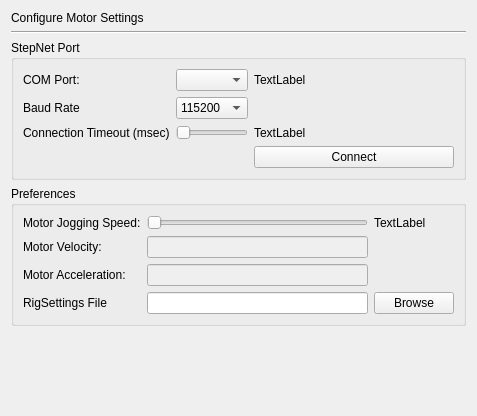
<?xml version="1.0" encoding="UTF-8"?>
<ui version="4.0">
 <class>SettingsDialogMotors</class>
 <widget class="QWidget" name="SettingsDialogMotors">
  <property name="geometry">
   <rect>
    <x>0</x>
    <y>0</y>
    <width>466</width>
    <height>416</height>
   </rect>
  </property>
  <property name="sizePolicy">
   <sizepolicy hsizetype="MinimumExpanding" vsizetype="MinimumExpanding">
    <horstretch>0</horstretch>
    <verstretch>0</verstretch>
   </sizepolicy>
  </property>
  <property name="windowTitle">
   <string/>
  </property>
  <layout class="QVBoxLayout">
   <property name="spacing">
    <number>6</number>
   </property>
   <item>
    <widget class="QLabel" name="label">
     <property name="text">
      <string>Configure Motor Settings</string>
     </property>
     <property name="alignment">
      <set>Qt::AlignLeading|Qt::AlignLeft|Qt::AlignVCenter</set>
     </property>
    </widget>
   </item>
   <item>
    <widget class="Line" name="line">
     <property name="orientation">
      <enum>Qt::Horizontal</enum>
     </property>
    </widget>
   </item>
   <item>
    <widget class="QGroupBox" name="groupBox">
     <property name="title">
      <string>StepNet Port</string>
     </property>
     <layout class="QVBoxLayout">
      <property name="spacing">
       <number>6</number>
      </property>
      <property name="margin">
       <number>9</number>
      </property>
      <item>
       <layout class="QGridLayout">
        <property name="margin">
         <number>0</number>
        </property>
        <property name="spacing">
         <number>6</number>
        </property>
        <item row="0" column="0">
         <widget class="QLabel" name="label_2">
          <property name="text">
           <string>COM Port:</string>
          </property>
         </widget>
        </item>
        <item row="1" column="0">
         <widget class="QLabel" name="label_3">
          <property name="text">
           <string>Baud Rate</string>
          </property>
         </widget>
        </item>
        <item row="1" column="1">
         <widget class="QComboBox" name="baudRate">
          <property name="sizePolicy">
           <sizepolicy hsizetype="Expanding" vsizetype="Fixed">
            <horstretch>0</horstretch>
            <verstretch>0</verstretch>
           </sizepolicy>
          </property>
          <item>
           <property name="text">
            <string>115200</string>
           </property>
          </item>
          <item>
           <property name="text">
            <string>9600</string>
           </property>
          </item>
         </widget>
        </item>
        <item row="0" column="1">
         <widget class="QComboBox" name="comPort">
          <property name="sizePolicy">
           <sizepolicy hsizetype="Expanding" vsizetype="Fixed">
            <horstretch>0</horstretch>
            <verstretch>0</verstretch>
           </sizepolicy>
          </property>
         </widget>
        </item>
        <item row="0" column="2">
         <widget class="QLabel" name="portName">
          <property name="minimumSize">
           <size>
            <width>200</width>
            <height>0</height>
           </size>
          </property>
          <property name="maximumSize">
           <size>
            <width>200</width>
            <height>16777215</height>
           </size>
          </property>
          <property name="text">
           <string>TextLabel</string>
          </property>
         </widget>
        </item>
        <item row="2" column="0">
         <widget class="QLabel" name="label_7">
          <property name="text">
           <string>Connection Timeout (msec)</string>
          </property>
         </widget>
        </item>
        <item row="2" column="1">
         <widget class="QSlider" name="timeOutSlider">
          <property name="minimum">
           <number>100</number>
          </property>
          <property name="maximum">
           <number>60000</number>
          </property>
          <property name="singleStep">
           <number>100</number>
          </property>
          <property name="orientation">
           <enum>Qt::Horizontal</enum>
          </property>
         </widget>
        </item>
        <item row="3" column="2">
         <widget class="QPushButton" name="connectMotors">
          <property name="text">
           <string>Connect</string>
          </property>
         </widget>
        </item>
        <item row="2" column="2">
         <widget class="QLabel" name="label_8">
          <property name="text">
           <string>TextLabel</string>
          </property>
         </widget>
        </item>
       </layout>
      </item>
     </layout>
    </widget>
   </item>
   <item>
    <widget class="QGroupBox" name="groupBox_2">
     <property name="sizePolicy">
      <sizepolicy hsizetype="Preferred" vsizetype="Fixed">
       <horstretch>0</horstretch>
       <verstretch>0</verstretch>
      </sizepolicy>
     </property>
     <property name="title">
      <string>Preferences</string>
     </property>
     <layout class="QVBoxLayout">
      <property name="spacing">
       <number>6</number>
      </property>
      <property name="margin">
       <number>9</number>
      </property>
      <item>
       <layout class="QGridLayout" name="gridLayout_12322">
        <item row="1" column="1">
         <widget class="QLabel" name="label_4">
          <property name="text">
           <string>Motor Velocity:</string>
          </property>
         </widget>
        </item>
        <item row="1" column="2">
         <widget class="QLineEdit" name="motorVelocity">
          <property name="enabled">
           <bool>false</bool>
          </property>
         </widget>
        </item>
        <item row="2" column="1">
         <widget class="QLabel" name="label_5">
          <property name="text">
           <string>Motor Acceleration:</string>
          </property>
         </widget>
        </item>
        <item row="2" column="2">
         <widget class="QLineEdit" name="motorAcceleration">
          <property name="enabled">
           <bool>false</bool>
          </property>
         </widget>
        </item>
        <item row="3" column="1">
         <widget class="QLabel" name="label_6">
          <property name="text">
           <string>RigSettings File</string>
          </property>
         </widget>
        </item>
        <item row="3" column="2">
         <widget class="QLineEdit" name="settingsFile"/>
        </item>
        <item row="3" column="3">
         <widget class="QPushButton" name="settingFileButton">
          <property name="text">
           <string>Browse</string>
          </property>
         </widget>
        </item>
        <item row="0" column="1">
         <widget class="QLabel" name="label_9">
          <property name="text">
           <string>Motor Jogging Speed:</string>
          </property>
         </widget>
        </item>
        <item row="0" column="2">
         <widget class="QSlider" name="joggingSpeedSlider">
          <property name="minimum">
           <number>1</number>
          </property>
          <property name="maximum">
           <number>100</number>
          </property>
          <property name="orientation">
           <enum>Qt::Horizontal</enum>
          </property>
         </widget>
        </item>
        <item row="0" column="3">
         <widget class="QLabel" name="joggingSpeedLabel">
          <property name="text">
           <string>TextLabel</string>
          </property>
         </widget>
        </item>
       </layout>
      </item>
     </layout>
    </widget>
   </item>
   <item>
    <spacer>
     <property name="orientation">
      <enum>Qt::Vertical</enum>
     </property>
     <property name="sizeType">
      <enum>QSizePolicy::Expanding</enum>
     </property>
     <property name="sizeHint" stdset="0">
      <size>
       <width>378</width>
       <height>31</height>
      </size>
     </property>
    </spacer>
   </item>
  </layout>
 </widget>
 <tabstops>
  <tabstop>comPort</tabstop>
  <tabstop>baudRate</tabstop>
 </tabstops>
 <resources/>
 <connections>
  <connection>
   <sender>timeOutSlider</sender>
   <signal>valueChanged(int)</signal>
   <receiver>label_8</receiver>
   <slot>setNum(int)</slot>
   <hints>
    <hint type="sourcelabel">
     <x>186</x>
     <y>128</y>
    </hint>
    <hint type="destinationlabel">
     <x>273</x>
     <y>128</y>
    </hint>
   </hints>
  </connection>
  <connection>
   <sender>joggingSpeedSlider</sender>
   <signal>valueChanged(int)</signal>
   <receiver>joggingSpeedLabel</receiver>
   <slot>setNum(int)</slot>
   <hints>
    <hint type="sourcelabel">
     <x>330</x>
     <y>215</y>
    </hint>
    <hint type="destinationlabel">
     <x>389</x>
     <y>214</y>
    </hint>
   </hints>
  </connection>
 </connections>
</ui>
